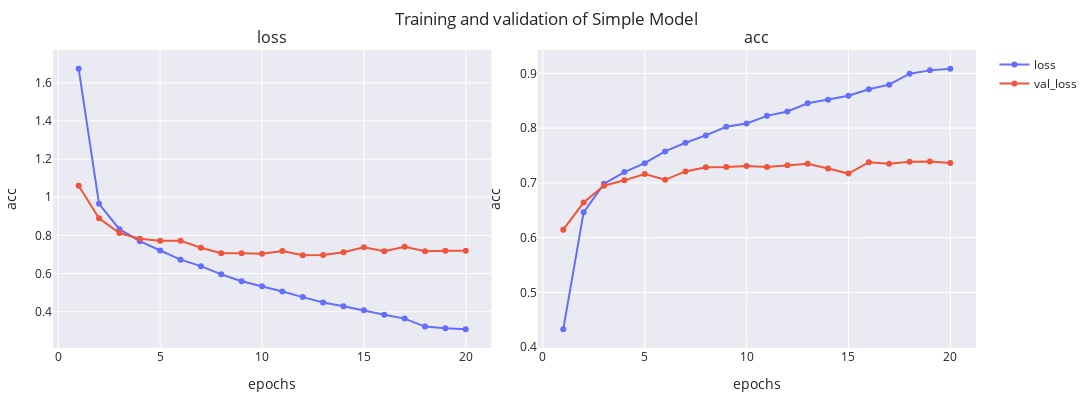

The cell this chart's notebook holds for it:
### Markdown cell above
### 2.1. Simple Model

### Code cell
simple_model = SimpleModel(num_classes=5)
optimizer = Adam(learning_rate=1e-3)
simple_model.compile(optimizer=optimizer, loss="sparse_categorical_crossentropy", metrics=[SparseCategoricalAccuracy('acc')])
simple_model_history = train_model(simple_model, train_dataset, val_dataset, epochs=20, path=model_dir, batch_size=BATCH_SIZE, verbose=1).history
print(
    f"Final loss: training -> {simple_model_history['loss'][-1]:.2f}, validation -> {simple_model_history['val_loss'][-1]:.2f}"
)
print(
    f"Final accuracy: training -> {simple_model_history['acc'][-1]:.2f}, \
        validation -> {simple_model_history['val_acc'][-1]:.2f}"
)
plot_history(simple_model_history, ['loss', 'acc'], name='Simple Model')

### Figure 1 — Plotly figure (JSON) as saved in the notebook; plotly's stock layout.template omitted (floating-point values rounded to 4 significant figures)
{"data": [{"line": {"color": "#636EFA"}, "marker": {"color": "#636EFA"}, "mode": "lines+markers", "name": "loss", "showlegend": true, "type": "scatter", "x": [1, 2, 3, 4, 5, 6, 7, 8, 9, 10, 11, 12, 13, 14, 15, 16, 17, 18, 19, 20], "xaxis": "x", "y": [1.674, 0.9653, 0.8327, 0.7697, 0.7208, 0.6729, 0.6388, 0.5959, 0.5595, 0.5334, 0.5058, 0.4766, 0.4485, 0.4283, 0.4081, 0.3844, 0.3638, 0.3221, 0.3128, 0.3075], "yaxis": "y"}, {"line": {"color": "#EF553B"}, "marker": {"color": "#EF553B"}, "mode": "lines+markers", "name": "val_loss", "showlegend": true, "type": "scatter", "x": [1, 2, 3, 4, 5, 6, 7, 8, 9, 10, 11, 12, 13, 14, 15, 16, 17, 18, 19, 20], "xaxis": "x", "y": [1.06, 0.8895, 0.8122, 0.7822, 0.7714, 0.7714, 0.7355, 0.706, 0.7058, 0.7038, 0.7184, 0.6965, 0.6972, 0.7121, 0.7375, 0.7172, 0.7406, 0.7172, 0.7195, 0.7196], "yaxis": "y"}, {"line": {"color": "#636EFA"}, "marker": {"color": "#636EFA"}, "mode": "lines+markers", "name": "acc", "showlegend": false, "type": "scatter", "x": [1, 2, 3, 4, 5, 6, 7, 8, 9, 10, 11, 12, 13, 14, 15, 16, 17, 18, 19, 20], "xaxis": "x2", "y": [0.4325, 0.6462, 0.6982, 0.7197, 0.736, 0.7574, 0.7733, 0.7866, 0.8023, 0.8084, 0.8224, 0.8304, 0.8453, 0.8517, 0.8593, 0.8709, 0.8793, 0.8993, 0.9054, 0.9086], "yaxis": "y2"}, {"line": {"color": "#EF553B"}, "marker": {"color": "#EF553B"}, "mode": "lines+markers", "name": "val_acc", "showlegend": false, "type": "scatter", "x": [1, 2, 3, 4, 5, 6, 7, 8, 9, 10, 11, 12, 13, 14, 15, 16, 17, 18, 19, 20], "xaxis": "x2", "y": [0.6145, 0.664, 0.6947, 0.7046, 0.716, 0.7056, 0.7209, 0.7284, 0.7288, 0.7308, 0.7288, 0.7323, 0.7348, 0.7264, 0.717, 0.7378, 0.7348, 0.7387, 0.7392, 0.7363], "yaxis": "y2"}], "layout": {"annotations": [{"font": {"size": 16}, "showarrow": false, "text": "loss", "x": 0.2375, "xanchor": "center", "xref": "paper", "y": 1.0, "yanchor": "bottom", "yref": "paper"}, {"font": {"size": 16}, "showarrow": false, "text": "acc", "x": 0.7625, "xanchor": "center", "xref": "paper", "y": 1.0, "yanchor": "bottom", "yref": "paper"}], "height": 400, "margin": {"b": 10, "l": 10, "r": 10, "t": 50}, "title": {"text": "Training and validation of Simple Model"}, "width": 1200, "xaxis": {"anchor": "y", "domain": [0.0, 0.475], "title": {"text": "epochs"}}, "xaxis2": {"anchor": "y2", "domain": [0.525, 1.0], "title": {"text": "epochs"}}, "yaxis": {"anchor": "x", "domain": [0.0, 1.0], "title": {"text": "acc"}}, "yaxis2": {"anchor": "x2", "domain": [0.0, 1.0], "title": {"text": "acc"}}}}
